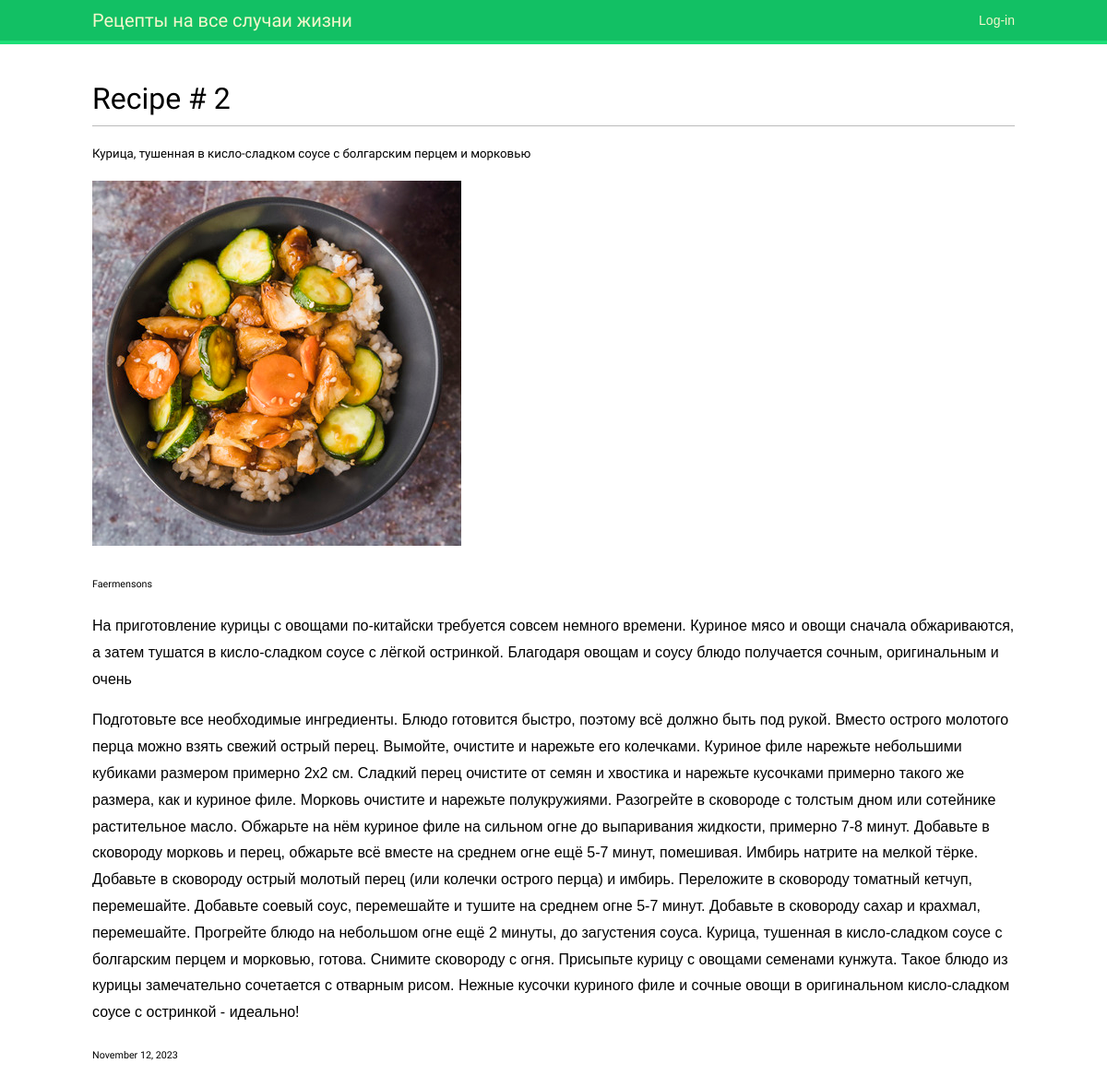
Screenshot of /recipe/2 with the database file from the repository.
### recipesapp/models.py (models this page shows, shortened)
class Recipe(models.Model):
    title = models.CharField(max_length=100)
    description = models.TextField()
    steps_cooking = models.TextField()
    time_for_cooking = models.TimeField()
    photo = models.ImageField(upload_to="photos/%Y/%m/%d/")
    author = models.ForeignKey(User, on_delete=models.CASCADE)
    created_at = models.DateTimeField(auto_now_add=True)
    updated_at = models.DateTimeField(auto_now=True)
    class Meta:
        verbose_name = 'Рецепты'
        verbose_name_plural = 'Рецепты'

### recipesapp/views.py (the view)
# urls.py: path('recipe/<int:pk>', RecipeDetailView.as_view(), name="recipes-detail"),
class RecipeDetailView(DetailView):
    model = models.Recipe

### recipesapp/templates/recipesapp/recipe_detail.html (shortened to what this page needs)
{% extends "base.html" %}
{% block content %}
<h1>Recipe # {{object.id}}</h1>
<div class="card my-4">
  <div class="card-body">
    <h5 class="card-title">{{ object.title }}</h5>
      {% if recipe.photo %}
        <p><img class="img-article-left thumb" src="{{recipe.photo.url}}"></p>
      {% endif %}
    <h6 class="card-subtitle mb-2 text-muted">{{ object.author }}</h6>
    <p class="card-text">{{ object.description }}</p>
      <p class="card-text">{{ object.steps_cooking }}</p>
    <h6 class="card-subtitle mb-2 text-muted">
      {{ object.updated_at|date:"F d, Y" }}
    </h6>
  </div>
</div>
{% endblock content %}

### users/static/css/base.css (style rules this page uses)
body { margin:0; padding:0; font-family:helvetica, sans-serif; }
p { line-height: 1.8; }
h1, h2, h3, h4, h5 , h6 { font-family: 'Muli', sans-serif; font-weight:normal; }
h1 { border-bottom:1px solid #bbb; padding:0 0 10px 0; margin:10px 0 20px 0; }

### rows the page displays
Recipe: id "2", title "Курица, тушенная в кисло-сладком соусе с болгарским перцем и морковью", photo (picture), author "Faermensons", description "На приготовление курицы с овощами по-китайски требуется совсем немного времени. Куриное мясо и овощи сначала обжариваются, а затем тушатся в кисло-сладком соусе с лёгкой остринкой. Благодаря овощам и соусу блюдо получается сочным, оригинальным и очень", steps_cooking "Подготовьте все необходимые ингредиенты. Блюдо готовится быстро, поэтому всё должно быть под рукой. Вместо острого молотого перца можно взять свежий острый перец. Вымойте, очистите и нарежьте его колечками. Куриное филе нарежьте небольшими кубиками размером примерно 2х2 см. Сладкий перец очистите от семян и хвостика и нарежьте кусочками примерно такого же размера, как и куриное филе. Морковь очистите и нарежьте полукружиями. Разогрейте в сковороде с толстым дном или сотейнике растительное масло. Обжарьте на нём куриное филе на сильном огне до выпаривания жидкости, примерно 7-8 минут. Добавьте в сковороду морковь и перец, обжарьте всё вместе на среднем огне ещё 5-7 минут, помешивая. Имбирь…", updated_at "November 12, 2023"
